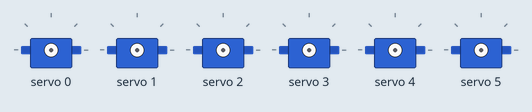
Simulated run of this program. Board: ESP8266 (Wemos D1 mini). On the bench: 6 × servo. The local clock reads 2024-03-15 10:24:30 at power-on unless the program sets it.

Above: at 0.0 s.
At 2.3 s:
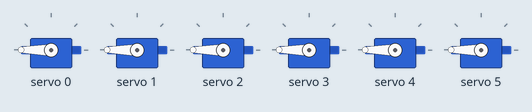
Timing chart, 0 to 3.8 s (numbered marks = the images above):
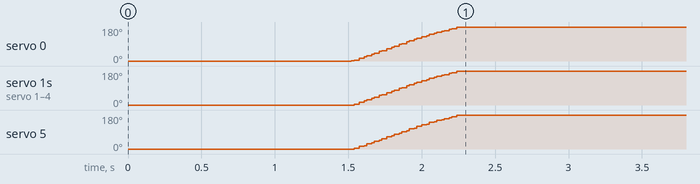

The program:

main.cpp
```cpp
#include <pgmspace.h>
#include <Wire.h>
#include <RtcDS3231.h>
#include <Adafruit_PWMServoDriver.h>
#include "main.h"


#define PWM_FREQ 200
#define PWM_PINS 6
#define PWM_MAX_VALUE 4096

RtcDS3231<TwoWire> Rtc(Wire);

Adafruit_PWMServoDriver pwm = Adafruit_PWMServoDriver();

uint8_t initialIntensity = 0;

unsigned long previousMillis = 0;
uint8_t previousMinute = 0;
const long interval = 30000; // 30sec

struct LightTask {
        uint8_t hour;
        uint8_t minute;
        uint8_t intensity;
};
const int SCHEDULER_SIZE = 10;
const LightTask Scheduler [SCHEDULER_SIZE] PROGMEM = {
        {7, 30, 3}, //1%
        {7, 40, 26}, //10%
        {7, 50, 52}, //20%
        {7, 55, 128}, //50%
        {8, 0, 205}, //80%
        {21, 0, 154}, //60%
        {21, 20, 103}, //40%
        {21, 40, 52}, //20%
        {22, 0, 26}, //10%
        {22, 30, 0}, //0%
};

// const LightTask Scheduler [SCHEDULER_SIZE] PROGMEM = {
//         {23, 0, 3}, //1%
//         {23, 1, 26}, //10%
//         {23, 2, 52}, //20%
//         {23, 4, 128}, //50%
//         {23, 5, 205}, //80%
//         {23, 6, 154}, //60%
//         {23, 7, 103}, //40%
//         {23, 8, 52}, //20%
//         {23, 9, 26}, //10%
//         {23, 10, 0}, //0%
// };

void setup() {
        //Serial.begin(9600);
        Wire.begin(D1, D2);

        Rtc.Begin();
        //RtcDateTime compiled = RtcDateTime(__DATE__, __TIME__);

        pwm.begin();
        pwm.setPWMFreq(PWM_FREQ);

        for (uint8_t pwmnum=0; pwmnum < PWM_PINS; pwmnum++) {
                pwm.setPWM(pwmnum, 0, 0);
        }

        uint8_t destIntensity = getCurrentLightTaskIntensity();

        // Serial.print(compiled.Hour());
        // Serial.print(':');
        // Serial.print(compiled.Minute());
        // Serial.println();
        // Serial.println(destIntensity);

        if (destIntensity != 0) {
                light(0, destIntensity);
        }
}

void loop() {

        unsigned long currentMillis = millis();

        if (currentMillis - previousMillis >= interval) {

                previousMillis = currentMillis;


                // int val =  analogRead(A0);
                // val = map(val, 0, 1023, 0,255);
                //
                // if (initialIntensity != val) {
                //     light(initialIntensity, val);
                // }


                RtcDateTime now = Rtc.GetDateTime();

                uint8_t hour = now.Hour();
                uint8_t minute = now.Minute();

                if (previousMinute != minute) {
                        previousMinute = minute;

                        for (uint8_t i = 0; i < SCHEDULER_SIZE; i++) {
                                LightTask task;
                                PROGMEM_load(&Scheduler[i], task);
                                if (hour == task.hour && minute == task.minute) {
                                        //Serial.println(task.intensity);
                                        light(initialIntensity, task.intensity);
                                }
                        }
                }
        }
}

// void printDateTime(const RtcDateTime& dt)
// {
//         char datestring[20];
//
//         snprintf_P(datestring,
//                    countof(datestring),
//                    PSTR("%02u/%02u/%04u %02u:%02u:%02u"),
//                    dt.Month(),
//                    dt.Day(),
//                    dt.Year(),
//                    dt.Hour(),
//                    dt.Minute(),
//                    dt.Second() );
//         Serial.print(datestring);
//         Serial.println();
// }

float easeInOut(float t,float b, float c, float d)
{
        if ((t/=d/2) < 1) return c/2*t*t*t + b;
        return c/2*((t-=2)*t*t + 2) + b;
}

void light(uint8_t initialValue, uint8_t destinationValue, uint16_t durationMils)
{
        int16_t amountOfChange = destinationValue - initialValue;
        uint16_t elapsed = 0;
        uint8_t stepTimeout = 17; // 60FPS = 1sec/60 = 1000/60 = 16.6 ~= 17
        float result;

        unsigned long previousMillis = millis();

        // Serial.print("Initial: ");
        // Serial.print(initialValue);
        // Serial.print(", destinationValue: ");
        // Serial.print(destinationValue);
        // Serial.print(", amountOfChange: ");
        // Serial.println(amountOfChange);

        uint16_t prevPwmVal;

        while(elapsed <= durationMils) {
                yield();
                unsigned long currentMillis = millis();
                unsigned long timeDiff = currentMillis - previousMillis;
                if (elapsed > 0 && timeDiff < stepTimeout) {
                        continue;
                }
                previousMillis = currentMillis;

                result = easeInOut(elapsed, initialValue, amountOfChange, durationMils);
                uint16_t pwmVal = CIELab8to12(result);
                if (prevPwmVal == pwmVal) {
                        elapsed += (uint16_t)timeDiff;
                        continue;
                }
                prevPwmVal = pwmVal;
                //Serial.print(" ");Serial.print((int)result);Serial.print(" ");
                for (uint8_t pwmNum=0; pwmNum < PWM_PINS; pwmNum++) {
                        pwm.setPWM(pwmNum, 0, pwmVal);
                }
                elapsed += (uint16_t)timeDiff;
        }

        initialIntensity = destinationValue;
}

uint8_t getCurrentLightTaskIntensity()
{
        RtcDateTime now = Rtc.GetDateTime();
        uint8_t hour = now.Hour();
        uint8_t minute = now.Minute();

        uint8_t prevTaskIntensity = Scheduler[SCHEDULER_SIZE - 1].intensity;
        // Serial.print("prev");
        // Serial.println(prevTaskIntensityPercent);

        for (uint8_t i = 0; i < SCHEDULER_SIZE; i++) {
                LightTask task;
                PROGMEM_load(&Scheduler[i], task);

                if (hour > task.hour) {
                        prevTaskIntensity = task.intensity;
                        continue;
                }

                if (hour == task.hour) {
                        if (minute > task.minute) {
                                prevTaskIntensity = task.intensity;
                                continue;
                        } else {
                                return prevTaskIntensity;
                        }
                }

                return prevTaskIntensity;
        }
        return prevTaskIntensity;
}

uint16_t CIELab8to12(uint8_t a) {
        return pgm_read_word_near(CIEL_8_12 + a);
}
```

main.h
```cpp
#include "Arduino.h"

#define countof(a) (sizeof(a) / sizeof(a[0]))

uint16_t CIELab8to12(uint8_t a);
//void printDateTime(const RtcDateTime& dt);
float easeInOut(float t,float b, float c, float d);
void light(uint8_t initialValue, uint8_t destinationValue, uint16_t durationMils = 3000);
uint8_t getCurrentLightTaskIntensity();


template <typename T, size_t N> size_t ArraySize (T (&) [N]){
        return N;
}
template <typename T> void PROGMEM_load (const T * sce, T& dest){
        memcpy_P (&dest, sce, sizeof (T));
}


const uint16_t CIEL_8_12[] PROGMEM = {
        0, 2, 4, 5, 7, 9, 11, 12, 14, 16, 18, 20, 21, 23, 25, 27, 28, 30, 32, 34, 36, 37, 39, 41, 43, 45, 47, 49, 52, 54, 56, 59, 61, 64, 66, 69, 72, 75, 77, 80, 83, 87, 90, 93, 97, 100, 103, 107, 111, 115, 118, 122, 126,
        131, 135, 139, 144, 148, 153, 157, 162, 167, 172, 177, 182, 187, 193, 198, 204, 209, 215, 221, 227, 233, 239, 246, 252, 259, 265, 272, 279, 286, 293, 300, 308, 315, 323, 330, 338, 346, 354, 362, 371,
        379, 388, 396, 405, 414, 423, 432, 442, 451, 461, 471, 480, 490, 501, 511, 521, 532, 543, 554, 565, 576, 587, 599, 610, 622, 634, 646, 658, 670, 683, 696, 708, 721, 734, 748, 761, 775, 789, 802, 817,
        831, 845, 860, 875, 890, 905, 920, 935, 951, 967, 983, 999, 1015, 1032, 1048, 1065, 1082, 1099, 1117, 1134, 1152, 1170, 1188, 1206, 1225, 1243, 1262, 1281, 1301, 1320, 1340, 1359, 1379, 1400, 1420,
        1441, 1461, 1482, 1504, 1525, 1547, 1568, 1590, 1613, 1635, 1658, 1681, 1704, 1727, 1750, 1774, 1798, 1822, 1846, 1871, 1896, 1921, 1946, 1971, 1997, 2023, 2049, 2075, 2101, 2128, 2155, 2182, 2210,
        2237, 2265, 2293, 2322, 2350, 2379, 2408, 2437, 2467, 2497, 2527, 2557, 2587, 2618, 2649, 2680, 2712, 2743, 2775, 2807, 2840, 2872, 2905, 2938, 2972, 3006, 3039, 3074, 3108, 3143, 3178, 3213, 3248,
        3284, 3320, 3356, 3393, 3430, 3467, 3504, 3542, 3579, 3617, 3656, 3694, 3733, 3773, 3812, 3852, 3892, 3932, 3973, 4013, 4055, 4095
};
```
